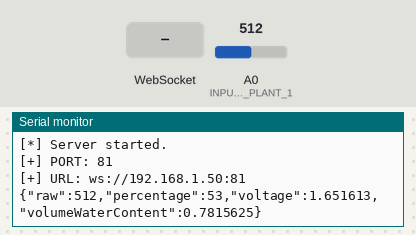
Bench run of a sketch on a simulated ESP8266 (NodeMCU). Shown: the last lines printed to the serial monitor. Inputs (shaded band) come from the test bench; at power-on: A0 (INPUT_PIN_SOIL_PLANT_1) = 512. WiFi joins after 1.5 s; servers stay silent unless stated.

Above: at 2.8 s.
2.9 s: A0 (INPUT_PIN_SOIL_PLANT_1) set to 0
At 5.8 s:
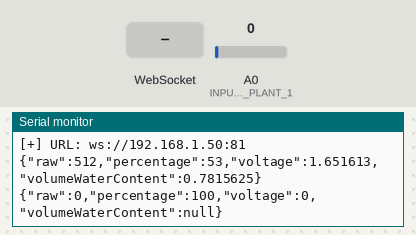
6.1 s: WebSocket text "p" received
At 8.1 s:
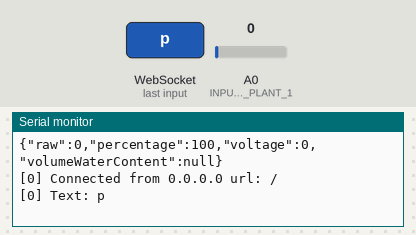
9.1 s: WebSocket text "i" received
At 11.6 s:
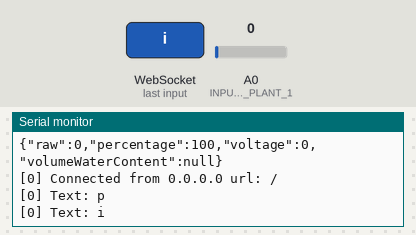
12.1 s: WebSocket text "n" received
At 14.8 s:
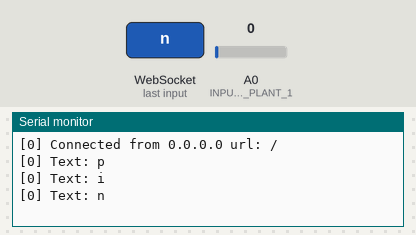
15.1 s: WebSocket text "g" received
At 17.4 s:
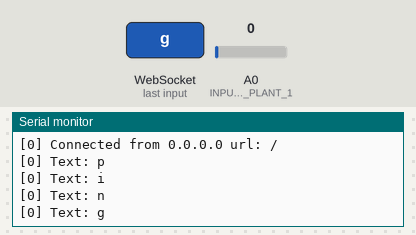
18.1 s: WebSocket text "1" received
At 20.9 s:
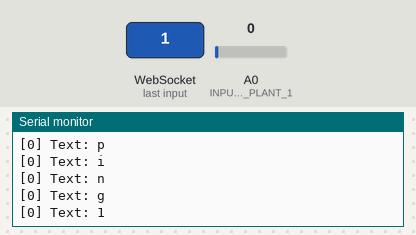

The sketch:

soil.ino
```cpp
#include <ESP8266WiFi.h>
#include <WebSocketsServer.h>
#include <ArduinoJson.h>

// WIFI PARAMETERS
const char* SSID = "WIFI_SSID";
const char* PASSWORD = "WIFI_PASSWORD";

// Set your Static IP Address Settings
IPAddress local_IP(192, 168, 0, 174);
IPAddress gateway(192, 168, 0, 1);
IPAddress subnet(255, 255, 255, 0);
IPAddress primaryDNS(8, 8, 8, 8); // this is optional
IPAddress secondaryDNS(8, 8, 4, 4); // this is optional

// INPUT PINS
const int INPUT_PIN_SOIL_PLANT_1 = A0;

// CONSTANTS
const int DRY_GROUND = 745;
const int WET_GROUND = 310;
const float SLOPE = 2.48; // slope from linear fit
const float INTERCEPT = -0.72; // intercept from linear fit

// DELAYS
const int DELAY_CONNECTING_SERIAL_MS = 100; // 0.1 sec
const int DELAY_CONNECTING_WIFI_MS = 500; // 0.5 sec
const int DELAY_LOOP_MS = 3000; // 3 sec

// SERVER CONFIG
const int PORT = 81;
WebSocketsServer webSocket = WebSocketsServer(PORT);

// VALUES
float previousSensorValue = 0;

void getNetworkInfo(){
  if(WiFi.status() != WL_CONNECTED) {
    return;
  }

  Serial.println("[*] Network information");
  Serial.print("[+] SSID: ");
  Serial.println(SSID);
  Serial.println("[+] BSSID: " + WiFi.BSSIDstr());
  Serial.print("[+] Gateway IP: ");
  Serial.println(WiFi.gatewayIP());
  Serial.print("[+] Subnet Mask: ");
  Serial.println(WiFi.subnetMask());
  Serial.println((String)"[+] RSSI: " + WiFi.RSSI() + " dB");
  Serial.print("[+] ESP32 IP: ");
  Serial.println(WiFi.localIP());
  Serial.println("");
}

void setup() {
  Serial.begin(115200);
  analogReference(EXTERNAL); // set the analog reference to 3.3V
  Serial.println("Booting up... give me a second, initializing");
  delay(DELAY_CONNECTING_SERIAL_MS);

   // Connect to WiFi network
  Serial.println();
  Serial.println();
  Serial.print("Connecting to ");
  Serial.println(SSID);
  if (!WiFi.config(local_IP, gateway, subnet, primaryDNS, secondaryDNS)) {
    Serial.println("WiFi Failed to configure");
  }
  WiFi.mode(WIFI_STA);
  WiFi.begin(SSID, PASSWORD);
  while (WiFi.status() != WL_CONNECTED) {
    delay(DELAY_CONNECTING_WIFI_MS);
    Serial.print(".");
  }
  Serial.println("");
  Serial.println("Connected to the WiFi network.");
  Serial.println("");

  // Print out network information
  getNetworkInfo();

  webSocket.begin();
  Serial.println("[*] Server started.");
  Serial.print("[+] PORT: ");
  Serial.println(PORT);

  // Print the IP address
  Serial.print("[+] URL: ");
  Serial.print("ws://");
  Serial.print(WiFi.localIP());
  Serial.print(":");
  Serial.println(PORT);

  webSocket.onEvent(webSocketEvent);
}

void loop() {
  webSocket.loop();

  // READ RAW SENSOR DATA
  float sensorValue,percentage,voltage,volumeWaterContent;

  // INIT DATA
  sensorValue = analogRead(INPUT_PIN_SOIL_PLANT_1); // read sensor
  percentage = map(sensorValue, DRY_GROUND, WET_GROUND, 0, 100);
  if (percentage > 100) {
    percentage = 100;
  } else if (percentage < 0) {
    percentage = 0;
  }
  voltage = (float(sensorValue)/1023.0)*3.3;
  volumeWaterContent = ((1.0/voltage)*SLOPE)+INTERCEPT; // calc of theta_v (vol. water content)

  // CREATE JSON
  DynamicJsonDocument doc(512);
  doc["raw"] = sensorValue;
  doc["percentage"] = percentage;
  doc["voltage"] = voltage;
  doc["volumeWaterContent"] = volumeWaterContent;
  String json;
  serializeJson(doc, json);

  // SEND DATA
  if (previousSensorValue != sensorValue) {
    // LOG DATA
    Serial.println(json);
    // SEND OVER WS
    webSocket.broadcastTXT(json);
    previousSensorValue = sensorValue;
  }

  // DELAY LOOP
  delay(DELAY_LOOP_MS);
}

void webSocketEvent(uint8_t num, WStype_t type, uint8_t * payload, size_t length) {
  switch(type) {
    case WStype_DISCONNECTED:
      Serial.printf("[%u] Disconnected!\n", num);
      break;
    case WStype_CONNECTED:
      {
        IPAddress ip = webSocket.remoteIP(num);
        Serial.printf("[%u] Connected from %d.%d.%d.%d url: %s\n", num, ip[0], ip[1], ip[2], ip[3], payload);
      }
      break;
    case WStype_TEXT:
      Serial.printf("[%u] Text: %s\n", num, payload);
      if (payload[0] == 'p' && payload[1] == 'i' && payload[2] == 'n' && payload[3] == 'g') {
        // send the pong payload
        webSocket.sendTXT(num, "pong", 4);
      }
      break;
    case WStype_BIN:
      break;
  }
}
```

Measured:
- after the input at 2.9 s, the serial monitor: prints a new line after 1.7 s (image 1)
- after the input at 6.1 s, the serial monitor: prints a new line after 1.5 s (image 2)
- after the input at 9.1 s, the serial monitor: prints a new line after 1.5 s (image 3)
- after the input at 12.1 s, the serial monitor: prints a new line after 1.5 s (image 4)
- after the input at 15.1 s, the serial monitor: prints a new line after 1.5 s (image 5)
- after the input at 18.1 s, the serial monitor: prints a new line after 1.5 s (image 6)
